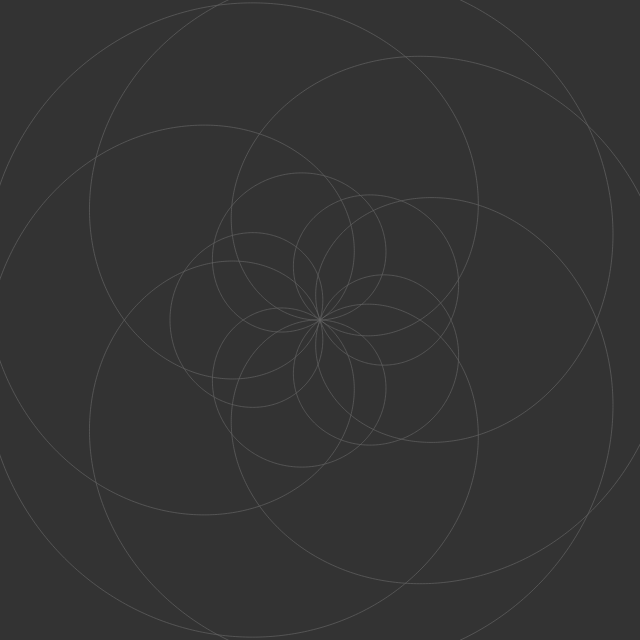
Frame 1 (no input)
Frame 60 (no input): identical to frame 1, image omitted
Frame 120 (the mouse pressed at the canvas centre since frame 60): identical to frame 1, image omitted

The p5.js sketch that drew this single still picture (run headless with seeded random() and noise() and a simulated clock; from frame 60 on, the mouse is pressed at the canvas centre):

// p5.js sketch
// ── sketch.js
// https://en.wikipedia.org/wiki/Rose_(mathematics)

var k = 5.0/8.0;
var n = 5;
var d = 8;
var offset = 100;
var h = 100;

function setup() {
  createCanvas(640, 640);
  colorMode(360, 100, 100);

  n = createSlider(1, 10, n, 0.1);
  d = createSlider(1, 10, d, 0.1);
  h = createSlider(0, 360, h, 1);
  offset = createSlider(0, 300, offset, 1);
}

function draw() {
  background(51);
  translate(width/2, height/2);

  k = n.value() / d.value();

  noFill();
  beginShape();
  stroke(h.value(), 100, 100);
  strokeWeight(0.7);
  for (var a = 0; a < TWO_PI * d.value(); a += 0.01){
    var r = 250 * cos(k*a) + offset.value();
    var x = r * cos(a);
    var y = r * sin(a);
    vertex(x, y);
  }
  endShape();

}
